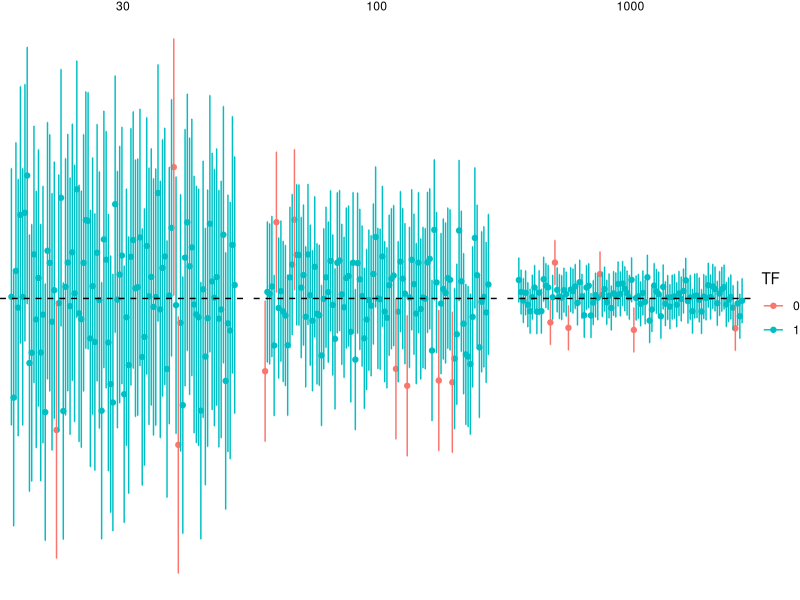

Write R code to recreate this figure.
library(withr)
library(purrr)
library(dplyr)
library(magrittr)
library(ggplot2)

pop <- with_seed(2718,
                 rnorm(n = 10000) %>% 
                   as_tibble())
pop_var <- pop %$% 
  subtract(value,
           value %>%
             mean()) %>% 
  raise_to_power(2) %>% 
  mean()
pop_mean <- pop %$% 
  mean(value)

with_seed(2718,
          c(30, 100, 1000) %>% 
            map(~ rerun(100, sample_n(pop, .x))) %>% 
            flatten() %>%
            map_dfr(mutate, size = n(), .id = "number") %>% 
            group_by(size, number) %>% 
            summarise(
              lowerCI = add(
                value %>% mean,
                qnorm(0.025) %>% 
                  multiply_by(
                    divide_by(pop_var,
                              value %>% length) %>% 
                      sqrt()
                  )),
              mean = mean(value),
              upperCI = add(
                value %>% mean,
                qnorm(0.975) %>% 
                  multiply_by(
                    divide_by(pop_var,
                              value %>% length) %>% 
                      sqrt()
                  ))) %>% 
            mutate(number = row_number()) %>% 
            ungroup) %>%
  mutate(TF = if_else(
    lowerCI <= pop_mean & upperCI >= pop_mean,
    1, 0)) %>% 
  mutate(across(TF, as.factor)) %>% 
  mutate(across(size, as.factor)) %>% 
  ggplot() +
  aes(x = number, y = mean, colour = TF) +
  geom_point() +
  geom_errorbar(aes(ymin = lowerCI,
                    ymax = upperCI), 
                width = .2) +
  geom_hline(yintercept = pop_mean, 
             linetype = "dashed", 
             colour = "black") +
  theme_void() +
  facet_wrap(~size)